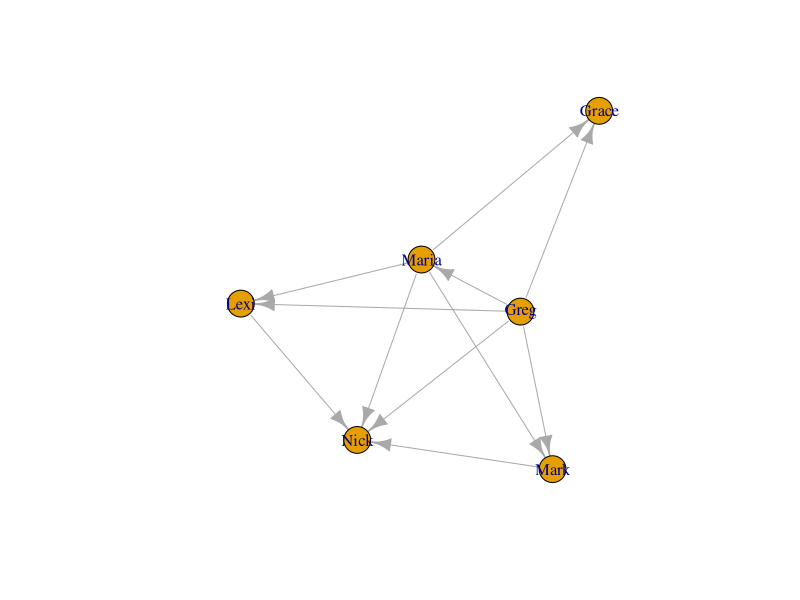

Source code (R):
#!/usr/bin/env Rscript

######################################################################
# @author      : Linus Fernandes (linusfernandes at gmail dot com)
# @file        : network
# @created     : Tuesday Oct 24, 2023 18:29:41 IST
#
# @description :
######################################################################
library(igraph)

money_edgelist = read.csv("money_edgelist.csv")
print(money_edgelist)
money_edgelist <- as.matrix(money_edgelist)
print(money_edgelist)
moneyNetwork <- graph.edgelist(money_edgelist, directed=TRUE)
print(moneyNetwork)
print(V(moneyNetwork)$name)
plot(moneyNetwork)
